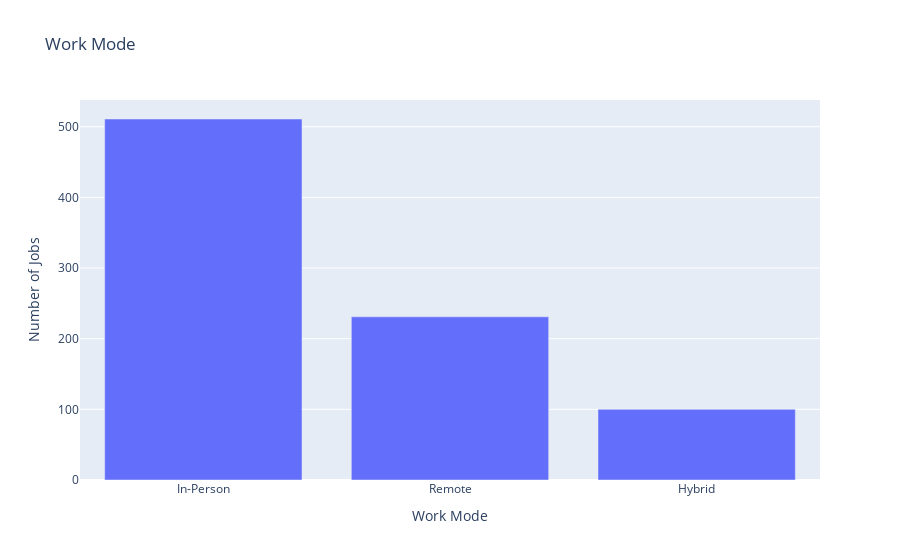

The notebook cell saved with this chart:
### Code cell
bar = px.bar(x=work_mode.index,y=work_mode.values, title='Work Mode')
bar.update_layout(xaxis_title='Work Mode',yaxis_title='Number of Jobs')
bar.show()

### Figure 1 — Plotly figure (JSON) as saved in the notebook; plotly's stock layout.template omitted (floating-point values rounded to 4 significant figures)
{"data": [{"alignmentgroup": "True", "hovertemplate": "x=%{x}<br>y=%{y}<extra></extra>", "legendgroup": "", "marker": {"color": "#636efa", "pattern": {"shape": ""}}, "name": "", "offsetgroup": "", "orientation": "v", "showlegend": false, "textposition": "auto", "type": "bar", "x": ["In-Person", "Remote", "Hybrid"], "xaxis": "x", "y": [511, 231, 100], "yaxis": "y"}], "layout": {"barmode": "relative", "legend": {"tracegroupgap": 0}, "title": {"text": "Work Mode"}, "xaxis": {"anchor": "y", "domain": [0, 1], "title": {"text": "Work Mode"}}, "yaxis": {"anchor": "x", "domain": [0, 1], "title": {"text": "Number of Jobs"}}}}
